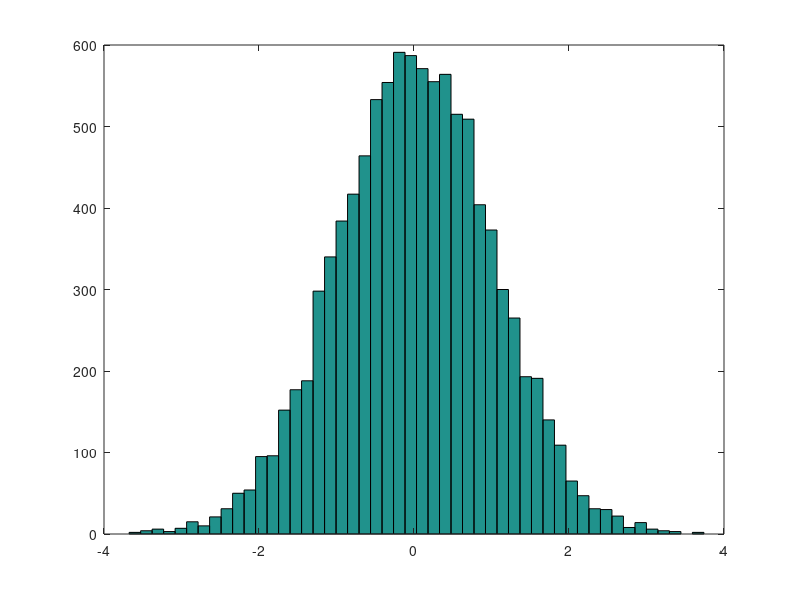

Reproduce this figure in MATLAB.
%% Housekeeping
clc; close all; clear all;

%% 
num2avg = 6;
val = 50;
variance = 50;
data = val*ones(1,1000) + (randn(1,1000)-0.5)*50;

newvals = [];
for i=1:num2avg:(length(data)-num2avg)
    newvals = [newvals mean(data(i:(i+num2avg-1)))];
end

hist(newvals,10);

ylim([0 10]);

disp('true')
disp(val)
disp('30 avg')
disp(mean(val + (randn(1,30))*20));
disp('6 avg')
disp(mean(val + (randn(1,6))*20));

%% test uniform -> normal dist.
urand = rand(1,10000);
vrand = rand(1,10000);
nrand = sqrt(-2*log(urand)).*cos(2*pi*vrand);

hist(nrand,50);
